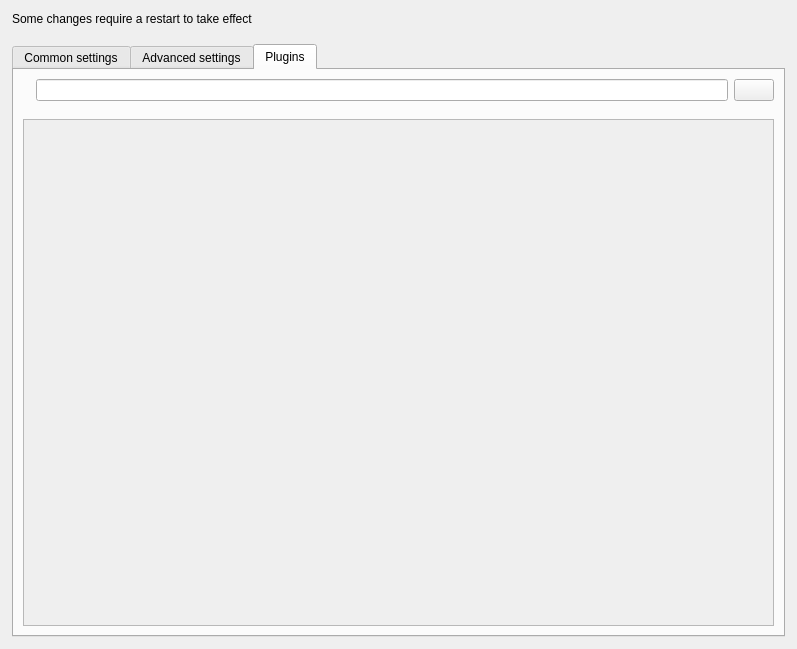
<?xml version="1.0" encoding="UTF-8"?>
<ui version="4.0">
 <class>ui_preferences_widget</class>
 <widget class="QWidget" name="ui_preferences_widget">
  <property name="geometry">
   <rect>
    <x>0</x>
    <y>0</y>
    <width>797</width>
    <height>649</height>
   </rect>
  </property>
  <property name="windowTitle">
   <string>Form</string>
  </property>
  <layout class="QVBoxLayout" name="verticalLayout">
   <property name="spacing">
    <number>18</number>
   </property>
   <property name="leftMargin">
    <number>12</number>
   </property>
   <property name="topMargin">
    <number>12</number>
   </property>
   <property name="rightMargin">
    <number>12</number>
   </property>
   <property name="bottomMargin">
    <number>12</number>
   </property>
   <item>
    <widget class="QLabel" name="label_8">
     <property name="text">
      <string>Some changes require a restart to take effect</string>
     </property>
     <property name="wordWrap">
      <bool>false</bool>
     </property>
    </widget>
   </item>
   <item>
    <widget class="QTabWidget" name="tabWidget">
     <property name="currentIndex">
      <number>2</number>
     </property>
     <widget class="QWidget" name="container_widget">
      <attribute name="title">
       <string>Common settings</string>
      </attribute>
      <layout class="QVBoxLayout" name="layout_tab_preferences">
       <property name="spacing">
        <number>0</number>
       </property>
       <property name="leftMargin">
        <number>0</number>
       </property>
       <property name="topMargin">
        <number>0</number>
       </property>
       <property name="rightMargin">
        <number>0</number>
       </property>
       <property name="bottomMargin">
        <number>0</number>
       </property>
       <item>
        <widget class="QScrollArea" name="scrollArea">
         <property name="frameShape">
          <enum>QFrame::NoFrame</enum>
         </property>
         <property name="widgetResizable">
          <bool>true</bool>
         </property>
         <widget class="QWidget" name="scrollAreaWidgetContents">
          <property name="geometry">
           <rect>
            <x>0</x>
            <y>0</y>
            <width>769</width>
            <height>559</height>
           </rect>
          </property>
          <layout class="QFormLayout" name="layout_preferences">
           <property name="leftMargin">
            <number>12</number>
           </property>
           <property name="topMargin">
            <number>12</number>
           </property>
           <property name="rightMargin">
            <number>12</number>
           </property>
           <property name="bottomMargin">
            <number>12</number>
           </property>
           <item row="0" column="0">
            <widget class="QGroupBox" name="groupbox_appearance">
             <property name="title">
              <string>Application appearance</string>
             </property>
             <layout class="QFormLayout" name="formLayout">
              <property name="labelAlignment">
               <set>Qt::AlignRight|Qt::AlignTrailing|Qt::AlignVCenter</set>
              </property>
              <property name="horizontalSpacing">
               <number>12</number>
              </property>
              <property name="leftMargin">
               <number>12</number>
              </property>
              <property name="topMargin">
               <number>12</number>
              </property>
              <property name="rightMargin">
               <number>12</number>
              </property>
              <property name="bottomMargin">
               <number>12</number>
              </property>
              <item row="0" column="0">
               <widget class="QLabel" name="label_locale">
                <property name="text">
                 <string>Language</string>
                </property>
               </widget>
              </item>
              <item row="0" column="1">
               <widget class="QComboBox" name="combobox_locale"/>
              </item>
              <item row="1" column="0">
               <widget class="QLabel" name="label_2">
                <property name="text">
                 <string>Interface style</string>
                </property>
               </widget>
              </item>
              <item row="1" column="1">
               <widget class="QComboBox" name="combobox_style"/>
              </item>
              <item row="2" column="0">
               <widget class="QLabel" name="label_7">
                <property name="text">
                 <string>Color theme</string>
                </property>
               </widget>
              </item>
              <item row="2" column="1">
               <widget class="QComboBox" name="combobox_theme"/>
              </item>
              <item row="3" column="1">
               <widget class="QCheckBox" name="checkbox_small_toolbar">
                <property name="text">
                 <string>Small icons in toolbar</string>
                </property>
               </widget>
              </item>
              <item row="4" column="1">
               <widget class="QCheckBox" name="checkbox_toolbar_text">
                <property name="text">
                 <string>Show text in toolbar</string>
                </property>
               </widget>
              </item>
             </layout>
            </widget>
           </item>
           <item row="1" column="0">
            <widget class="QGroupBox" name="groupbox_runner">
             <property name="title">
              <string>Running experiments</string>
             </property>
             <layout class="QFormLayout" name="formLayout_2">
              <property name="horizontalSpacing">
               <number>12</number>
              </property>
              <property name="leftMargin">
               <number>12</number>
              </property>
              <property name="topMargin">
               <number>12</number>
              </property>
              <property name="rightMargin">
               <number>12</number>
              </property>
              <property name="bottomMargin">
               <number>12</number>
              </property>
              <item row="1" column="0">
               <widget class="QComboBox" name="combobox_runner">
                <item>
                 <property name="text">
                  <string>Run experiment in the same process (inprocess)</string>
                 </property>
                </item>
                <item>
                 <property name="text">
                  <string>Run experiment in a separate process (multiprocess)</string>
                 </property>
                </item>
                <item>
                 <property name="text">
                  <string>Run experiment with opensesamerun (external)</string>
                 </property>
                </item>
               </widget>
              </item>
              <item row="0" column="0" colspan="2">
               <widget class="QLabel" name="label">
                <property name="text">
                 <string>It is recommended to run experiments in a separate process (multiprocess)</string>
                </property>
                <property name="wordWrap">
                 <bool>true</bool>
                </property>
               </widget>
              </item>
             </layout>
            </widget>
           </item>
          </layout>
         </widget>
        </widget>
       </item>
      </layout>
     </widget>
     <widget class="QWidget" name="tab_2">
      <attribute name="title">
       <string>Advanced settings</string>
      </attribute>
      <layout class="QVBoxLayout" name="advanced_tab_layout">
       <property name="spacing">
        <number>0</number>
       </property>
       <property name="leftMargin">
        <number>0</number>
       </property>
       <property name="topMargin">
        <number>0</number>
       </property>
       <property name="rightMargin">
        <number>0</number>
       </property>
       <property name="bottomMargin">
        <number>0</number>
       </property>
       <item>
        <widget class="QScrollArea" name="scrollArea_2">
         <property name="frameShape">
          <enum>QFrame::NoFrame</enum>
         </property>
         <property name="widgetResizable">
          <bool>true</bool>
         </property>
         <widget class="QWidget" name="scrollAreaWidgetContents_2">
          <property name="geometry">
           <rect>
            <x>0</x>
            <y>0</y>
            <width>769</width>
            <height>559</height>
           </rect>
          </property>
          <layout class="QFormLayout" name="layout_advanced"/>
         </widget>
        </widget>
       </item>
      </layout>
     </widget>
     <widget class="QWidget" name="tab">
      <attribute name="title">
       <string>Plugins</string>
      </attribute>
      <layout class="QVBoxLayout" name="verticalLayout_2">
       <property name="spacing">
        <number>0</number>
       </property>
       <property name="leftMargin">
        <number>0</number>
       </property>
       <property name="topMargin">
        <number>0</number>
       </property>
       <property name="rightMargin">
        <number>0</number>
       </property>
       <property name="bottomMargin">
        <number>0</number>
       </property>
       <item>
        <widget class="QWidget" name="widget" native="true">
         <layout class="QVBoxLayout" name="verticalLayout_3">
          <item>
           <widget class="QWidget" name="widget_2" native="true">
            <layout class="QHBoxLayout" name="horizontalLayout_2">
             <property name="spacing">
              <number>6</number>
             </property>
             <property name="leftMargin">
              <number>0</number>
             </property>
             <property name="topMargin">
              <number>0</number>
             </property>
             <property name="rightMargin">
              <number>0</number>
             </property>
             <property name="bottomMargin">
              <number>12</number>
             </property>
             <item>
              <widget class="QLabel" name="label_search_plugins">
               <property name="text">
                <string/>
               </property>
              </widget>
             </item>
             <item>
              <widget class="QLineEdit" name="edit_search_plugins">
               <property name="toolTip">
                <string>Enter a filter</string>
               </property>
              </widget>
             </item>
             <item>
              <widget class="QPushButton" name="button_search_plugins_clear">
               <property name="toolTip">
                <string>Clear filter</string>
               </property>
               <property name="text">
                <string/>
               </property>
               <property name="icon">
                <iconset>
                 <normaloff>:/icons/clear.png</normaloff>:/icons/clear.png</iconset>
               </property>
               <property name="iconSize">
                <size>
                 <width>16</width>
                 <height>16</height>
                </size>
               </property>
              </widget>
             </item>
            </layout>
           </widget>
          </item>
          <item>
           <widget class="QScrollArea" name="scrollArea_3">
            <property name="widgetResizable">
             <bool>true</bool>
            </property>
            <widget class="QWidget" name="scrollAreaWidgetContents_3">
             <property name="geometry">
              <rect>
               <x>0</x>
               <y>0</y>
               <width>749</width>
               <height>496</height>
              </rect>
             </property>
             <layout class="QVBoxLayout" name="layout_plugins">
              <property name="leftMargin">
               <number>6</number>
              </property>
              <property name="topMargin">
               <number>6</number>
              </property>
              <property name="rightMargin">
               <number>6</number>
              </property>
              <property name="bottomMargin">
               <number>6</number>
              </property>
             </layout>
            </widget>
           </widget>
          </item>
         </layout>
        </widget>
       </item>
      </layout>
     </widget>
    </widget>
   </item>
  </layout>
 </widget>
 <resources/>
 <connections>
  <connection>
   <sender>button_search_plugins_clear</sender>
   <signal>clicked(bool)</signal>
   <receiver>edit_search_plugins</receiver>
   <slot>clear()</slot>
   <hints>
    <hint type="sourcelabel">
     <x>759</x>
     <y>96</y>
    </hint>
    <hint type="destinationlabel">
     <x>388</x>
     <y>97</y>
    </hint>
   </hints>
  </connection>
 </connections>
</ui>
